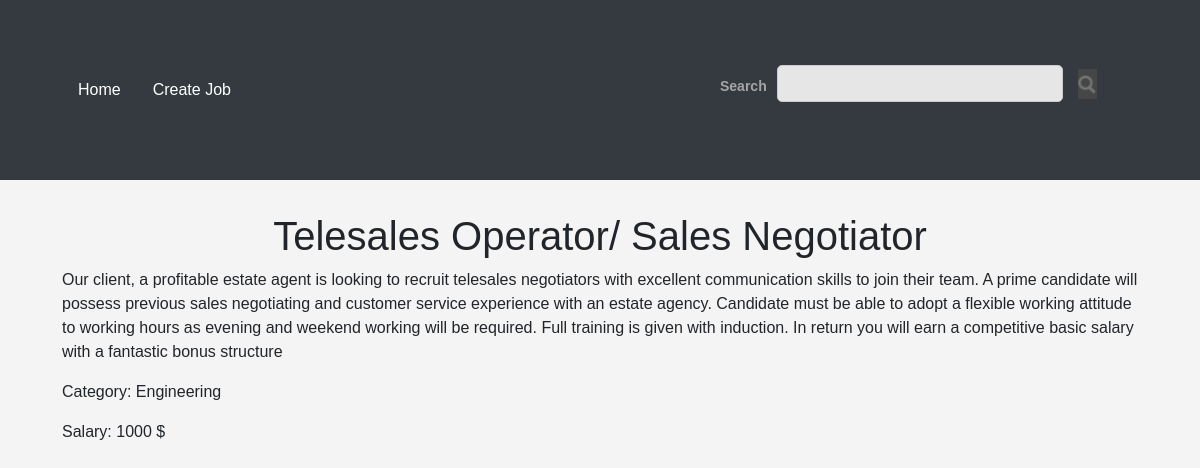
The page /job/3 on the database its author committed.
### app.py (models this page shows)
class Job(db.Model):
    id = db.Column(db.Integer, primary_key=True)
    title = db.Column(db.String(100), nullable=False)
    description = db.Column(db.Text, nullable=False)
    category = db.Column(db.String(50), nullable=False)
    salary = db.Column(db.String(50), nullable=True)

### app.py (the view)
@app.route('/job/<int:job_id>')
def job_detail(job_id):
    job = Job.query.get_or_404(job_id)
    return render_template('job_detail.html', job=job)

### templates/job_detail.html
{% extends 'base.html' %}
{% block content %}
<h1>{{ job.title }}</h1>
<p>{{ job.description }}</p>
<p>Category: {{ job.category }}</p>
<p>Salary: {{ job.salary }} $</p>
{% endblock %}

### templates/base.html (style rules this page uses)
body { font-family: Arial, sans-serif; margin: 0; padding: 0; background-color: #f4f4f4; }
h1 { text-align: center; }

### rows shown on the page
Job: title "Telesales Operator/ Sales Negotiator", description "Our client, a profitable estate agent is looking to recruit telesales negotiators with excellent communication skills to join their team. A prime candidate will possess previous sales negotiating and customer service experience with an estate agency. Candidate must be able to adopt a flexible working attitude to working hours as evening and weekend working will be required. Full training is given with induction. In return you will earn a competitive basic salary with a fantastic bonus structure", category "Engineering", salary "1000"
